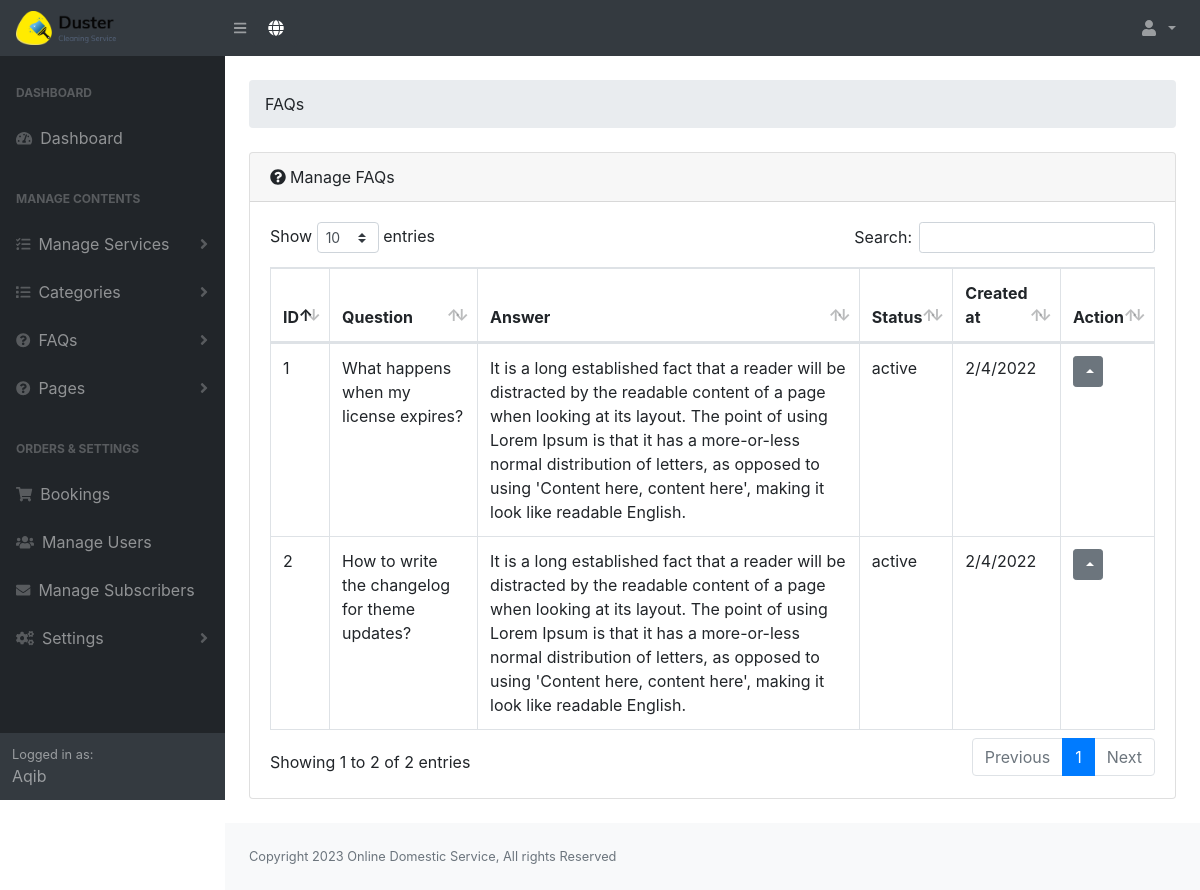
Page /admin/faqs.php (signed in) on the committed database.
### tables this page shows
CREATE TABLE `tbl_users` (
  `id` int(10) NOT NULL,
  `username` varchar(255) DEFAULT NULL,
  `fullname` varchar(255) DEFAULT NULL,
  `email` varchar(255) DEFAULT NULL,
  `mobile_no` varchar(15) DEFAULT NULL,
  `password` varchar(255) DEFAULT NULL,
  `role` varchar(10) DEFAULT NULL,
  `photo` varchar(255) DEFAULT NULL,
  `created_at` varchar(255) DEFAULT NULL,
  `gender` varchar(20) DEFAULT NULL,
  `status` varchar(10) DEFAULT NULL,
  `comment` varchar(255) DEFAULT NULL
);

CREATE TABLE `tbl_faqs` (
  `faq_id` int(11) NOT NULL,
  `faq_question` mediumtext NOT NULL,
  `faq_answer` mediumtext NOT NULL,
  `faq_status` varchar(50) NOT NULL DEFAULT '',
  `created_at` varchar(50) DEFAULT NULL
);

CREATE TABLE `tbl_settings` (
  `id` int(10) NOT NULL,
  `site_title` varchar(255) NOT NULL,
  `site_footer` varchar(255) NOT NULL,
  `web_phone` varchar(255) NOT NULL,
  `web_email` varchar(255) NOT NULL,
  `web_address_location` varchar(255) NOT NULL,
  `web_currency` varchar(10) NOT NULL,
  `dollar_exchange_rate` varchar(10) NOT NULL,
  `g_recaptcha_site_key` varchar(255) DEFAULT NULL,
  `g_recaptcha_secret_key` varchar(255) DEFAULT NULL,
  `g_recaptcha_status` varchar(10) DEFAULT NULL
);

### admin/config.php (called while the page is built, shortened)
<?php
$dbhost = 'localhost';
$dbname = 'fyp';
$dbuser = 'root';
$dbpass = '';
try {
	$pdo = new PDO("mysql:host={$dbhost};dbname={$dbname}", $dbuser, $dbpass);
	$pdo->setAttribute(PDO::ATTR_ERRMODE, PDO::ERRMODE_EXCEPTION);
}
catch( PDOException $exception ) {
	echo "Connection Error: " . $exception->getMessage();
	die();
}
$setting_statement = $pdo->prepare('SELECT * FROM tbl_settings');
$setting_statement->execute();
$setting_statement_results = $setting_statement->fetch();
?>

### admin/autoloader.php (called while the page is built, shortened)
<?php
include 'config.php';
?>

### admin/faqs.php (the view, shortened to what this page needs)
<?php include 'header.php' ?>
<div class="container-fluid">
    <ol class="breadcrumb mb-4 mt-4">
        <li class="breadcrumb-item ">FAQs</li>
    </ol>
    <div class="card mb-4">
        <div class="card-header">
            <i class="fas fa-question-circle mr-1"></i>Manage FAQs
        </div>
        <div class="card-body">
            <div class="table-responsive">
                <table class="table table-bordered" width="100%" id="dataTable" cellspacing="0">
                    <thead>
                        <tr>
                            <th>ID</th>
                            <th>Question</th>
                            <th>Answer</th>
                            <th>Status</th>
                            <th>Created at</th>
                            <th>Action</th>
                        </tr>
                    </thead>
                    <tbody>
                        <?php
                            $statement = $pdo->prepare('SELECT * FROM tbl_faqs ORDER BY faq_id DESC');
                            $statement->execute();
                            $result = $statement->fetchAll();
                            $i = 0;
                            foreach ($result as $key) {
                            $i++;
                        ?>
                                                        <tr>
                            <td><?php echo $i;?></td>
                            <td><?php echo $key['faq_question'];?></td>
                            <td><?php echo $key['faq_answer'];?></td>
                            <td><?php echo $key['faq_status'];?></td>
                            <td><?php echo $key['created_at'];?></td>
                            <td>
                                <div class="btn-group dropup">
                                  <button type="button" class="btn btn-secondary btn-sm dropdown-toggle" data-toggle="dropdown" aria-haspopup="true" aria-expanded="false">
                                  </button>
                                </div>
                            </td>
                        </tr>
                        <?php } ?>
                    </tbody>
                </table>
            </div>
        </div>
    </div>
</div>
<?php include 'footer.php' ?>

### admin/header.php (shortened to what this page needs)
<?php
include 'autoloader.php';
$u_id = $_SESSION['admin']['id'];
$statement = $pdo->prepare('SELECT * FROM tbl_users WHERE id=?');
$statement->execute(array($u_id));
$user_result = $statement->fetch();
?>
<!DOCTYPE html>
<html lang="en">
    <head>
        <link href="css/styles.css" rel="stylesheet" />
        <link href="css/dataTables.bootstrap4.min.css" rel="stylesheet" />
    </head>
    <body class="sb-nav-fixed">
        <nav class="sb-topnav navbar navbar-expand navbar-dark bg-dark">
            <a class="navbar-brand" href="dashboard.php">
                <img src="assets/logo/logo.png" class="existing-photo" width="100">
            </a>
            <button class="btn btn-link btn-sm order-1 order-lg-0" id="sidebarToggle" href="#">
                <i class="fas fa-bars"></i>
            </button
            >
            <a href="/" target="_blank" class="btn btn-dark" type="button">
                <i class="fas fa-globe"></i>
            </a>
            <ul class="navbar-nav ml-auto ml-md-0">
                <li class="nav-item dropdown">
                    <a class="nav-link dropdown-toggle" id="userDropdown" href="#" role="button" data-toggle="dropdown" aria-haspopup="true" aria-expanded="false">
                        <i class="fas fa-user fa-fw"></i>
                    </a>
                </li>
            </ul>
        </nav>
        <div id="layoutSidenav">
            <div id="layoutSidenav_nav">
                <nav class="sb-sidenav accordion sb-sidenav-dark" id="sidenavAccordion">
                    <div class="sb-sidenav-menu">
                        <div class="nav">
                            <div class="sb-sidenav-menu-heading">Dashboard</div>
                            <a class="nav-link" href="dashboard.php">
                                <div class="sb-nav-link-icon">
                                    <i class="fas fa-tachometer-alt"></i>
                                </div>
                                Dashboard
                            </a>
                            <div class="sb-sidenav-menu-heading">Manage Contents</div>
                            <a class="nav-link collapsed" href="#" data-toggle="collapse" data-target="#collapseServices" aria-expanded="false" aria-controls="collapseServices">
                                <div class="sb-nav-link-icon">
                                    <i class="fas fa-tasks"></i>
                                </div>
                                    Manage Services
                                <div class="sb-sidenav-collapse-arrow">
                                    <i class="fas fa-angle-down"></i>
                                </div
                            ></a>
                            <a class="nav-link collapsed" href="#" data-toggle="collapse" data-target="#collapseLayouts" aria-expanded="false" aria-controls="collapseLayouts">
                                <div class="sb-nav-link-icon">
                                    <i class="fas fa-list"></i>
                                </div>
                                    Categories
                                <div class="sb-sidenav-collapse-arrow">
                                    <i class="fas fa-angle-down"></i>
                                </div
                            ></a>
                            <a class="nav-link collapsed" href="#" data-toggle="collapse" data-target="#collapseFaqs" aria-expanded="false" aria-controls="collapseFaqs">
                                <div class="sb-nav-link-icon">
                                    <i class="fas fa-question-circle"></i>
                                </div>
                                    FAQs
                                <div class="sb-sidenav-collapse-arrow">
                                    <i class="fas fa-angle-down"></i>
                                </div
                            ></a>
                            <a class="nav-link collapsed" href="#" data-toggle="collapse" data-target="#collapsePages" aria-expanded="false" aria-controls="collapsePages">
                                <div class="sb-nav-link-icon">
                                    <i class="fas fa-question-circle"></i>
                                </div>
                                    Pages
                                <div class="sb-sidenav-collapse-arrow">
                                    <i class="fas fa-angle-down"></i>
                                </div
                            ></a>
                            <div class="sb-sidenav-menu-heading">Orders & Settings</div>
                            <a class="nav-link" href="bookings.php">
                                <div class="sb-nav-link-icon">
                                    <i class="fa fa-shopping-cart"></i>
                                </div>
                                Bookings</a>
                            <a class="nav-link" href="users.php">
                                <div class="sb-nav-link-icon">
                                    <i class="fas fa-users"></i>
                                </div>
                                Manage Users</a>
                             <a class="nav-link" href="subscribers.php">
                                <div class="sb-nav-link-icon">
                                    <i class="fas fa-envelope"></i>
                                </div>
                                Manage Subscribers</a>
                            <a class="nav-link collapsed" href="#" data-toggle="collapse" data-target="#collapseSetting" aria-expanded="false" aria-controls="collapseSetting"
                                ><div class="sb-nav-link-icon">
                                    <i class="fas fa-cogs"></i>
                                </div>
                                Settings
                                <div class="sb-sidenav-collapse-arrow">
                                    <i class="fas fa-angle-down"></i>
                                    </div
                            ></a>
                        </div>
                    </div>
                    <div class="sb-sidenav-footer">
                        <div class="small">Logged in as:</div>
                        <?php echo $user_result['fullname']; ?>
                    </div>
                </nav>
            </div>
            <div id="layoutSidenav_content">
            <main>

### admin/footer.php (shortened to what this page needs)
                </main>
                <footer class="py-4 bg-light mt-auto">
                    <div class="container-fluid">
                        <div class="d-flex align-items-center justify-content-between small">
                            <div class="text-muted"> <?php echo $setting_statement_results['site_footer']; ?></div>
                        </div>
                    </div>
                </footer>
            </div>
        </div>
    </body>
</html>

### rows in the picture
tbl_users: fullname "Aqib"
tbl_faqs: faq_question "What happens when my license expires?", faq_answer "It is a long established fact that a reader will be distracted by the readable content of a page when looking at its layout. The point of using Lorem Ipsum is that it has a more-or-less normal distribution of letters, as opposed to using 'Content here, content here', making it look like readable English.", faq_status "active", created_at "2/4/2022"
tbl_faqs: faq_question "How to write the changelog for theme updates?", faq_answer "It is a long established fact that a reader will be distracted by the readable content of a page when looking at its layout. The point of using Lorem Ipsum is that it has a more-or-less normal distribution of letters, as opposed to using 'Content here, content here', making it look like readable English.", faq_status "active", created_at "2/4/2022"
tbl_settings: site_footer "Copyright 2023 Online Domestic Service, All rights Reserved"
